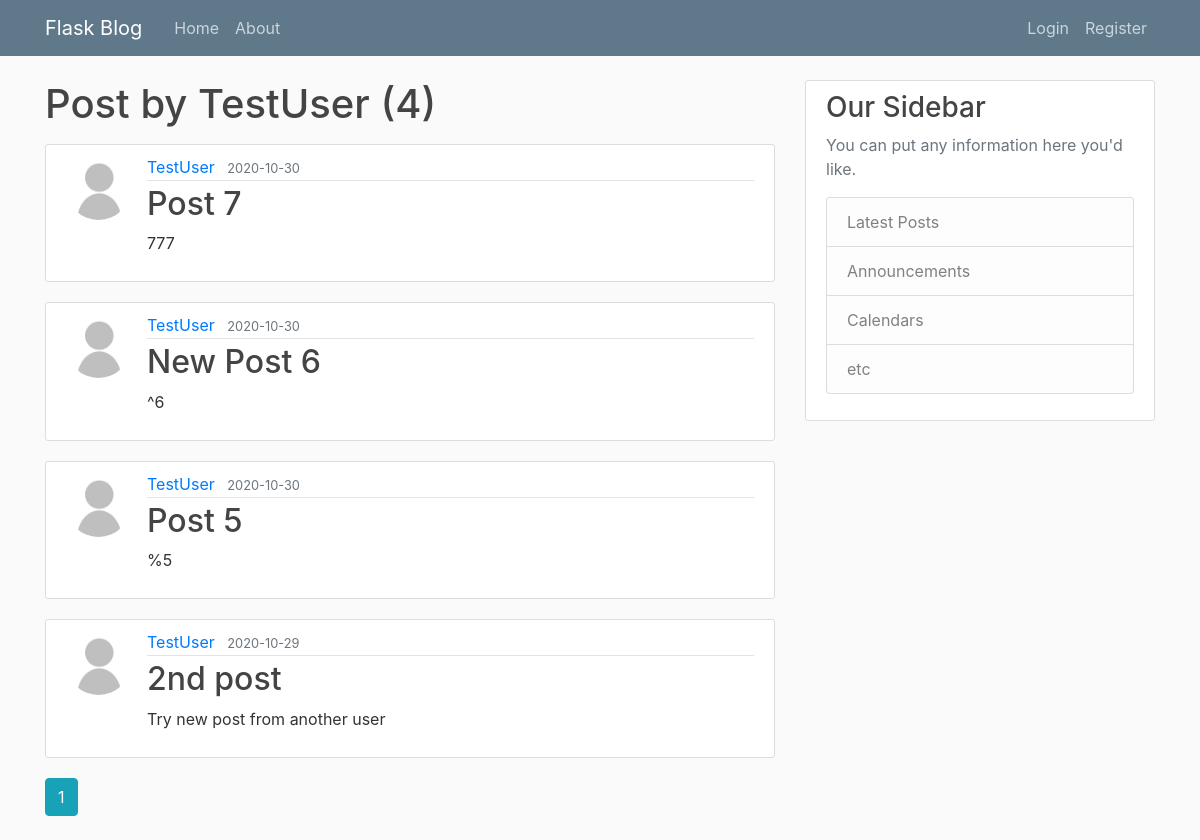
Page /user/TestUser on the committed database.
### flaskblog/models.py (models this page shows, shortened)
class User(db.Model, UserMixin):
	id = db.Column(db.Integer, primary_key=True)
	username = db.Column(db.String(20), unique=True, nullable=False)
	email = db.Column(db.String(120), unique=True, nullable=False)
	image_file = db.Column(db.String(20), nullable=False, default='default')
	password = db.Column(db.String(60), nullable=False)
	posts = db.relationship('Post', backref='author', lazy=True)

class Post(db.Model):
	id = db.Column(db.Integer, primary_key=True)
	title = db.Column(db.String(100), nullable=False)
	date_posted = db.Column(db.DateTime, nullable=False, default=datetime.utcnow)
	content = db.Column(db.Text, nullable=False)
	user_id = db.Column(db.Integer, db.ForeignKey('user.id'),nullable=False)

### flaskblog/users/routes.py (the view)
@users.route("/user/<string:username>")
def user_posts(username) :
	page = request.args.get('page', 1, type=int)
	user = User.query.filter_by(username=username).first_or_404()
	posts = Post.query.filter_by(author=user)\
		.order_by(Post.date_posted.desc()).paginate(page=page, per_page=5)
	return render_template('user_posts.html', posts=posts, user=user)

### flaskblog/templates/user_posts.html
{% extends "layout.html" %}
{% block content %}
	<h1 class="mb-3">Post by {{ user.username }} ({{ posts.total }})</h1>
	{% for post in posts.items %}
		<article class="media content-section">
		  <img class="rounded-circle article-img" src="{{ url_for('static', filename='profile_pics/' + post.author.image_file) }}">
		  <div class="media-body">
		    <div class="article-metadata">
		      <a class="mr-2" href="{{ url_for('users.user_posts',username=post.author.username) }}">{{ post.author.username }}</a>
		      <small class="text-muted">{{ post.date_posted.strftime('%Y-%m-%d') }}</small>
		    </div>
		    <h2><a class="article-title" href="{{ url_for('posts.post', post_id=post.id) }}">{{ post.title }}</a></h2>
		    <p class="article-content">{{ post.content }}</p>
		  </div>
		</article>
	{% endfor %}
	{% for page_num in posts.iter_pages(left_edge=1, right_edge=1, left_current=1, right_current=2) %}
		{% if page_num %}
			{% if posts.page == page_num %}
				<a class="btn btn-info mb-4"href="{{ url_for('users.user_posts', username=user.username,  page=page_num) }}">{{ page_num }}</a>
			{% else %}
				<a class="btn btn-outline-info mb-4"href="{{ url_for('users.user_posts', username=user.username, page=page_num) }}">{{ page_num }}</a>
			{% endif %}
		{% else %}
			...
		{% endif %}
	{% endfor %}
{% endblock content %}

### flaskblog/templates/layout.html (shortened to what this page needs)
<!DOCTYPE html>
<html>
<head>
    <link rel="stylesheet" href="https://cdn.jsdelivr.net/npm/bootstrap@4.5.3/dist/css/bootstrap.min.css">
    <link rel="stylesheet" type="text/css" href="{{ url_for('static', filename='main.css') }}">
</head>
<body>
	<header class="site-header">
	  <nav class="navbar navbar-expand-md navbar-dark bg-steel fixed-top">
	    <div class="container">
	      <a class="navbar-brand mr-4" href="/">Flask Blog</a>
	      <div class="collapse navbar-collapse" id="navbarToggle">
	        <div class="navbar-nav mr-auto">
	          <a class="nav-item nav-link" href="{{ url_for('main.home') }}">Home</a>
	          <a class="nav-item nav-link" href="{{ url_for('main.about') }}">About</a>
	        </div>
	        <div class="navbar-nav">
	        	{% if current_user.is_authenticated %}
	        		<a class="nav-item nav-link" href="{{ url_for('posts.new_post') }}">New Post</a>
	        		<a class="nav-item nav-link" href="{{ url_for('users.account') }}">Account</a>
	    			<a class="nav-item nav-link" href="{{ url_for('users.logout') }}">Logout</a>
	        	{% else %}
		          <a class="nav-item nav-link" href="{{ url_for('users.login') }}">Login</a>
		          <a class="nav-item nav-link" href="{{ url_for('users.register') }}">Register</a>
		        {% endif %}
	        </div>
	      </div>
	    </div>
	  </nav>
	</header>
	<main role="main" class="container">
	  <div class="row">
	    <div class="col-md-8">
	      {% block content %}{% endblock %}
	    </div>
	    <div class="col-md-4">
	      <div class="content-section">
	        <h3>Our Sidebar</h3>
	        <p class='text-muted'>You can put any information here you'd like.
	          <ul class="list-group">
	            <li class="list-group-item list-group-item-light">Latest Posts</li>
	            <li class="list-group-item list-group-item-light">Announcements</li>
	            <li class="list-group-item list-group-item-light">Calendars</li>
	            <li class="list-group-item list-group-item-light">etc</li>
	          </ul>
	        </p>
	      </div>
	    </div>
	  </div>
	</main>
</body>
</html>

### flaskblog/static/main.css (style rules this page uses)
body { background: #fafafa; color: #333333; margin-top: 5rem; }
h1, h2, h3, h4, h5, h6 { color: #444444; }
.bg-steel { background-color: #5f788a; }
.site-header .navbar-nav .nav-link { color: #cbd5db; }
.content-section { background: #ffffff; padding: 10px 20px; border: 1px solid #dddddd; border-radius: 3px; margin-bottom: 20px; }
.article-title { color: #444444; }
.article-content { white-space: pre-line; }
.article-img { height: 65px; width: 65px; margin-right: 16px; }
.article-metadata { padding-bottom: 1px; margin-bottom: 4px; border-bottom: 1px solid #e3e3e3 }

### rows in the picture
User: username "TestUser"
Post: image_file (placeholder picture), author.username "TestUser", date_posted "2020-10-30", title "Post 7", content "777"
Post: image_file (placeholder picture), author.username "TestUser", date_posted "2020-10-30", title "New Post 6", content "^6"
Post: image_file (placeholder picture), author.username "TestUser", date_posted "2020-10-30", title "Post 5", content "%5"
Post: image_file (placeholder picture), author.username "TestUser", date_posted "2020-10-29", title "2nd post", content "Try new post from another user"

### other values in the picture
{{ posts.total }} "4"
{{ page_num }} "1"
